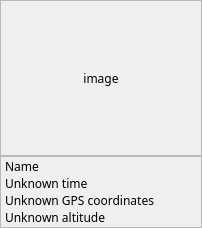
<?xml version="1.0" encoding="UTF-8"?>
<ui version="4.0">
 <class>ImageInfo</class>
 <widget class="QWidget" name="ImageInfo">
  <property name="geometry">
   <rect>
    <x>0</x>
    <y>0</y>
    <width>202</width>
    <height>228</height>
   </rect>
  </property>
  <property name="font">
   <font>
    <family>MS Reference Sans Serif</family>
   </font>
  </property>
  <property name="windowTitle">
   <string>Form</string>
  </property>
  <layout class="QGridLayout" name="gridLayout">
   <property name="margin">
    <number>0</number>
   </property>
   <property name="spacing">
    <number>0</number>
   </property>
   <item row="0" column="0">
    <widget class="QFrame" name="frameImage">
     <property name="frameShape">
      <enum>QFrame::StyledPanel</enum>
     </property>
     <property name="frameShadow">
      <enum>QFrame::Raised</enum>
     </property>
     <layout class="QVBoxLayout" name="verticalLayout_2">
      <property name="margin">
       <number>5</number>
      </property>
      <item>
       <widget class="QLabel" name="imageLabel">
        <property name="sizePolicy">
         <sizepolicy hsizetype="MinimumExpanding" vsizetype="MinimumExpanding">
          <horstretch>0</horstretch>
          <verstretch>0</verstretch>
         </sizepolicy>
        </property>
        <property name="minimumSize">
         <size>
          <width>45</width>
          <height>30</height>
         </size>
        </property>
        <property name="text">
         <string>image</string>
        </property>
        <property name="alignment">
         <set>Qt::AlignCenter</set>
        </property>
       </widget>
      </item>
     </layout>
    </widget>
   </item>
   <item row="1" column="0">
    <widget class="QFrame" name="frameLabels">
     <property name="sizePolicy">
      <sizepolicy hsizetype="Preferred" vsizetype="Fixed">
       <horstretch>0</horstretch>
       <verstretch>0</verstretch>
      </sizepolicy>
     </property>
     <property name="frameShape">
      <enum>QFrame::StyledPanel</enum>
     </property>
     <property name="frameShadow">
      <enum>QFrame::Raised</enum>
     </property>
     <layout class="QVBoxLayout" name="verticalLayout">
      <property name="spacing">
       <number>0</number>
      </property>
      <property name="leftMargin">
       <number>4</number>
      </property>
      <property name="topMargin">
       <number>1</number>
      </property>
      <property name="rightMargin">
       <number>4</number>
      </property>
      <property name="bottomMargin">
       <number>1</number>
      </property>
      <item>
       <widget class="QLabel" name="nameLabel">
        <property name="maximumSize">
         <size>
          <width>16777215</width>
          <height>16777215</height>
         </size>
        </property>
        <property name="toolTip">
         <string/>
        </property>
        <property name="text">
         <string>Name</string>
        </property>
        <property name="wordWrap">
         <bool>true</bool>
        </property>
        <property name="openExternalLinks">
         <bool>false</bool>
        </property>
       </widget>
      </item>
      <item>
       <widget class="QLabel" name="timeLabel">
        <property name="maximumSize">
         <size>
          <width>16777215</width>
          <height>16777215</height>
         </size>
        </property>
        <property name="text">
         <string>Unknown time</string>
        </property>
        <property name="textInteractionFlags">
         <set>Qt::NoTextInteraction</set>
        </property>
       </widget>
      </item>
      <item>
       <widget class="QLabel" name="gpsLabel">
        <property name="maximumSize">
         <size>
          <width>16777215</width>
          <height>16777215</height>
         </size>
        </property>
        <property name="text">
         <string>Unknown GPS coordinates</string>
        </property>
       </widget>
      </item>
      <item>
       <widget class="QLabel" name="altitudeLabel">
        <property name="text">
         <string>Unknown altitude</string>
        </property>
       </widget>
      </item>
     </layout>
    </widget>
   </item>
  </layout>
 </widget>
 <resources/>
 <connections/>
</ui>
